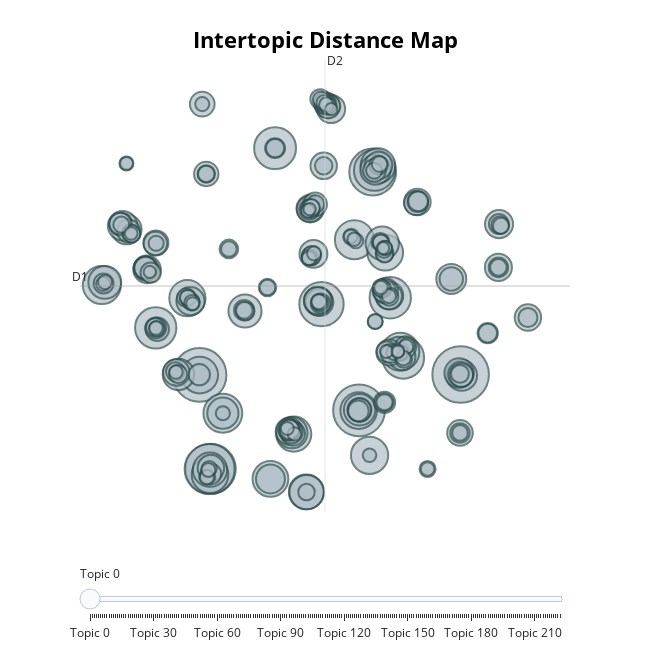

The notebook cell saved with this chart:
### Code cell
bertopic_name = f'{model_path}/bertopic_model.pt'

if not os.path.exists(bertopic_name):
    text_train = train_data['cleaned_text'].tolist()
    bertopic_model = train_bertopic(docs=text_train)
    bertopic_model.save(bertopic_name)

bertopic_model = BERTopic.load(bertopic_name)
bertopic_model.visualize_topics()

### Figure 1 — Plotly figure (JSON) as saved in the notebook; plotly's stock layout.template omitted (floating-point values rounded to 4 significant figures; data arrays with more than 128 entries replaced by an {"elided": "..."} marker saying what was removed)
{"data": [{"customdata": {"elided": "223x3 mixed values"}, "hovertemplate": "<b>Topic %{customdata[0]}</b><br>%{customdata[1]}<br>Size: %{customdata[2]}", "legendgroup": "", "marker": {"color": "#B0BEC5", "line": {"color": "DarkSlateGrey", "width": 2}, "size": {"elided": "223 int values"}, "sizemode": "area", "sizeref": 0.1313, "symbol": "circle"}, "mode": "markers", "name": "", "orientation": "v", "showlegend": false, "type": "scatter", "x": {"elided": "223 float values"}, "xaxis": "x", "y": {"elided": "223 float values"}, "yaxis": "y"}], "layout": {"annotations": [{"showarrow": false, "text": "D1", "x": -11.51, "y": 5.556, "yshift": 10}, {"showarrow": false, "text": "D2", "x": 5.331, "xshift": 10, "y": 22.57}], "height": 650, "hoverlabel": {"bgcolor": "white", "font": {"family": "Rockwell", "size": 16}}, "legend": {"itemsizing": "constant", "tracegroupgap": 0}, "margin": {"t": 60}, "shapes": [{"line": {"color": "#CFD8DC", "width": 2}, "type": "line", "x0": 5.331, "x1": 5.331, "y0": -11.46, "y1": 22.57}, {"line": {"color": "#9E9E9E", "width": 2}, "type": "line", "x0": -11.51, "x1": 22.18, "y0": 5.556, "y1": 5.556}], "sliders": [{"active": 0, "pad": {"t": 50}, "steps": [{"args": [{"marker.color": {"elided": "1x223 str values"}}], "label": "Topic 0", "method": "update"}, {"args": [{"marker.color": {"elided": "1x223 str values"}}], "label": "Topic 1", "method": "update"}, {"args": [{"marker.color": {"elided": "1x223 str values"}}], "label": "Topic 2", "method": "update"}, {"args": [{"marker.color": {"elided": "1x223 str values"}}], "label": "Topic 3", "method": "update"}, {"args": [{"marker.color": {"elided": "1x223 str values"}}], "label": "Topic 4", "method": "update"}, {"args": [{"marker.color": {"elided": "1x223 str values"}}], "label": "Topic 5", "method": "update"}, {"args": [{"marker.color": {"elided": "1x223 str values"}}], "label": "Topic 6", "method": "update"}, {"args": [{"marker.color": {"elided": "1x223 str values"}}], "label": "Topic 7", "method": "update"}, {"args": [{"marker.color": {"elided": "1x223 str values"}}], "label": "Topic 8", "method": "update"}, {"args": [{"marker.color": {"elided": "1x223 str values"}}], "label": "Topic 9", "method": "update"}, {"args": [{"marker.color": {"elided": "1x223 str values"}}], "label": "Topic 10", "method": "update"}, {"args": [{"marker.color": {"elided": "1x223 str values"}}], "label": "Topic 11", "method": "update"}, {"args": [{"marker.color": {"elided": "1x223 str values"}}], "label": "Topic 12", "method": "update"}, {"args": [{"marker.color": {"elided": "1x223 str values"}}], "label": "Topic 13", "method": "update"}, {"args": [{"marker.color": {"elided": "1x223 str values"}}], "label": "Topic 14", "method": "update"}, {"args": [{"marker.color": {"elided": "1x223 str values"}}], "label": "Topic 15", "method": "update"}, {"args": [{"marker.color": {"elided": "1x223 str values"}}], "label": "Topic 16", "method": "update"}, {"args": [{"marker.color": {"elided": "1x223 str values"}}], "label": "Topic 17", "method": "update"}, {"args": [{"marker.color": {"elided": "1x223 str values"}}], "label": "Topic 18", "method": "update"}, {"args": [{"marker.color": {"elided": "1x223 str values"}}], "label": "Topic 19", "method": "update"}, {"args": [{"marker.color": {"elided": "1x223 str values"}}], "label": "Topic 20", "method": "update"}, {"args": [{"marker.color": {"elided": "1x223 str values"}}], "label": "Topic 21", "method": "update"}, {"args": [{"marker.color": {"elided": "1x223 str values"}}], "label": "Topic 22", "method": "update"}, {"args": [{"marker.color": {"elided": "1x223 str values"}}], "label": "Topic 23", "method": "update"}, {"args": [{"marker.color": {"elided": "1x223 str values"}}], "label": "Topic 24", "method": "update"}, {"args": [{"marker.color": {"elided": "1x223 str values"}}], "label": "Topic 25", "method": "update"}, {"args": [{"marker.color": {"elided": "1x223 str values"}}], "label": "Topic 26", "method": "update"}, {"args": [{"marker.color": {"elided": "1x223 str values"}}], "label": "Topic 27", "method": "update"}, {"args": [{"marker.color": {"elided": "1x223 str values"}}], "label": "Topic 28", "method": "update"}, {"args": [{"marker.color": {"elided": "1x223 str values"}}], "label": "Topic 29", "method": "update"}, {"args": [{"marker.color": {"elided": "1x223 str values"}}], "label": "Topic 30", "method": "update"}, {"args": [{"marker.color": {"elided": "1x223 str values"}}], "label": "Topic 31", "method": "update"}, {"args": [{"marker.color": {"elided": "1x223 str values"}}], "label": "Topic 32", "method": "update"}, {"args": [{"marker.color": {"elided": "1x223 str values"}}], "label": "Topic 33", "method": "update"}, {"args": [{"marker.color": {"elided": "1x223 str values"}}], "label": "Topic 34", "method": "update"}, {"args": [{"marker.color": {"elided": "1x223 str values"}}], "label": "Topic 35", "method": "update"}, {"args": [{"marker.color": {"elided": "1x223 str values"}}], "label": "Topic 36", "method": "update"}, {"args": [{"marker.color": {"elided": "1x223 str values"}}], "label": "Topic 37", "method": "update"}, {"args": [{"marker.color": {"elided": "1x223 str values"}}], "label": "Topic 38", "method": "update"}, {"args": [{"marker.color": {"elided": "1x223 str values"}}], "label": "Topic 39", "method": "update"}, {"args": [{"marker.color": {"elided": "1x223 str values"}}], "label": "Topic 40", "method": "update"}, {"args": [{"marker.color": {"elided": "1x223 str values"}}], "label": "Topic 41", "method": "update"}, {"args": [{"marker.color": {"elided": "1x223 str values"}}], "label": "Topic 42", "method": "update"}, {"args": [{"marker.color": {"elided": "1x223 str values"}}], "label": "Topic 43", "method": "update"}, {"args": [{"marker.color": {"elided": "1x223 str values"}}], "label": "Topic 44", "method": "update"}, {"args": [{"marker.color": {"elided": "1x223 str values"}}], "label": "Topic 45", "method": "update"}, {"args": [{"marker.color": {"elided": "1x223 str values"}}], "label": "Topic 46", "method": "update"}, {"args": [{"marker.color": {"elided": "1x223 str values"}}], "label": "Topic 47", "method": "update"}, {"args": [{"marker.color": {"elided": "1x223 str values"}}], "label": "Topic 48", "method": "update"}, {"args": [{"marker.color": {"elided": "1x223 str values"}}], "label": "Topic 49", "method": "update"}, {"args": [{"marker.color": {"elided": "1x223 str values"}}], "label": "Topic 50", "method": "update"}, {"args": [{"marker.color": {"elided": "1x223 str values"}}], "label": "Topic 51", "method": "update"}, {"args": [{"marker.color": {"elided": "1x223 str values"}}], "label": "Topic 52", "method": "update"}, {"args": [{"marker.color": {"elided": "1x223 str values"}}], "label": "Topic 53", "method": "update"}, {"args": [{"marker.color": {"elided": "1x223 str values"}}], "label": "Topic 54", "method": "update"}, {"args": [{"marker.color": {"elided": "1x223 str values"}}], "label": "Topic 55", "method": "update"}, {"args": [{"marker.color": {"elided": "1x223 str values"}}], "label": "Topic 56", "method": "update"}, {"args": [{"marker.color": {"elided": "1x223 str values"}}], "label": "Topic 57", "method": "update"}, {"args": [{"marker.color": {"elided": "1x223 str values"}}], "label": "Topic 58", "method": "update"}, {"args": [{"marker.color": {"elided": "1x223 str values"}}], "label": "Topic 59", "method": "update"}, {"args": [{"marker.color": {"elided": "1x223 str values"}}], "label": "Topic 60", "method": "update"}, {"args": [{"marker.color": {"elided": "1x223 str values"}}], "label": "Topic 61", "method": "update"}, {"args": [{"marker.color": {"elided": "1x223 str values"}}], "label": "Topic 62", "method": "update"}, {"args": [{"marker.color": {"elided": "1x223 str values"}}], "label": "Topic 63", "method": "update"}, {"args": [{"marker.color": {"elided": "1x223 str values"}}], "label": "Topic 64", "method": "update"}, {"args": [{"marker.color": {"elided": "1x223 str values"}}], "label": "Topic 65", "method": "update"}, {"args": [{"marker.color": {"elided": "1x223 str values"}}], "label": "Topic 66", "method": "update"}, {"args": [{"marker.color": {"elided": "1x223 str values"}}], "label": "Topic 67", "method": "update"}, {"args": [{"marker.color": {"elided": "1x223 str values"}}], "label": "Topic 68", "method": "update"}, {"args": [{"marker.color": {"elided": "1x223 str values"}}], "label": "Topic 69", "method": "update"}, {"args": [{"marker.color": {"elided": "1x223 str values"}}], "label": "Topic 70", "method": "update"}, {"args": [{"marker.color": {"elided": "1x223 str values"}}], "label": "Topic 71", "method": "update"}, {"args": [{"marker.color": {"elided": "1x223 str values"}}], "label": "Topic 72", "method": "update"}, {"args": [{"marker.color": {"elided": "1x223 str values"}}], "label": "Topic 73", "method": "update"}, {"args": [{"marker.color": {"elided": "1x223 str values"}}], "label": "Topic 74", "method": "update"}, {"args": [{"marker.color": {"elided": "1x223 str values"}}], "label": "Topic 75", "method": "update"}, {"args": [{"marker.color": {"elided": "1x223 str values"}}], "label": "Topic 76", "method": "update"}, {"args": [{"marker.color": {"elided": "1x223 str values"}}], "label": "Topic 77", "method": "update"}, {"args": [{"marker.color": {"elided": "1x223 str values"}}], "label": "Topic 78", "method": "update"}, {"args": [{"marker.color": {"elided": "1x223 str values"}}], "label": "Topic 79", "method": "update"}, {"args": [{"marker.color": {"elided": "1x223 str values"}}], "label": "Topic 80", "method": "update"}, {"args": [{"marker.color": {"elided": "1x223 str values"}}], "label": "Topic 81", "method": "update"}, {"args": [{"marker.color": {"elided": "1x223 str values"}}], "label": "Topic 82", "method": "update"}, {"args": [{"marker.color": {"elided": "1x223 str values"}}], "label": "Topic 83", "method": "update"}, {"args": [{"marker.color": {"elided": "1x223 str values"}}], "label": "Topic 84", "method": "update"}, {"args": [{"marker.color": {"elided": "1x223 str values"}}], "label": "Topic 85", "method": "update"}, {"args": [{"marker.color": {"elided": "1x223 str values"}}], "label": "Topic 86", "method": "update"}, {"args": [{"marker.color": {"elided": "1x223 str values"}}], "label": "Topic 87", "method": "update"}, {"args": [{"marker.color": {"elided": "1x223 str values"}}], "label": "Topic 88", "method": "update"}, {"args": [{"marker.color": {"elided": "1x223 str values"}}], "label": "Topic 89", "method": "update"}, {"args": [{"marker.color": {"elided": "1x223 str values"}}], "label": "Topic 90", "method": "update"}, {"args": [{"marker.color": {"elided": "1x223 str values"}}], "label": "Topic 91", "method": "update"}, {"args": [{"marker.color": {"elided": "1x223 str values"}}], "label": "Topic 92", "method": "update"}, {"args": [{"marker.color": {"elided": "1x223 str values"}}], "label": "Topic 93", "method": "update"}, {"args": [{"marker.color": {"elided": "1x223 str values"}}], "label": "Topic 94", "method": "update"}, {"args": [{"marker.color": {"elided": "1x223 str values"}}], "label": "Topic 95", "method": "update"}, {"args": [{"marker.color": {"elided": "1x223 str values"}}], "label": "Topic 96", "method": "update"}, {"args": [{"marker.color": {"elided": "1x223 str values"}}], "label": "Topic 97", "method": "update"}, {"args": [{"marker.color": {"elided": "1x223 str values"}}], "label": "Topic 98", "method": "update"}, {"args": [{"marker.color": {"elided": "1x223 str values"}}], "label": "Topic 99", "method": "update"}, {"args": [{"marker.color": {"elided": "1x223 str values"}}], "label": "Topic 100", "method": "update"}, {"args": [{"marker.color": {"elided": "1x223 str values"}}], "label": "Topic 101", "method": "update"}, {"args": [{"marker.color": {"elided": "1x223 str values"}}], "label": "Topic 102", "method": "update"}, {"args": [{"marker.color": {"elided": "1x223 str values"}}], "label": "Topic 103", "method": "update"}, {"args": [{"marker.color": {"elided": "1x223 str values"}}], "label": "Topic 104", "method": "update"}, {"args": [{"marker.color": {"elided": "1x223 str values"}}], "label": "Topic 105", "method": "update"}, {"args": [{"marker.color": {"elided": "1x223 str values"}}], "label": "Topic 106", "method": "update"}, {"args": [{"marker.color": {"elided": "1x223 str values"}}], "label": "Topic 107", "method": "update"}, {"args": [{"marker.color": {"elided": "1x223 str values"}}], "label": "Topic 108", "method": "update"}, {"args": [{"marker.color": {"elided": "1x223 str values"}}], "label": "Topic 109", "method": "update"}, {"args": [{"marker.color": {"elided": "1x223 str values"}}], "label": "Topic 110", "method": "update"}, {"args": [{"marker.color": {"elided": "1x223 str values"}}], "label": "Topic 111", "method": "update"}, {"args": [{"marker.color": {"elided": "1x223 str values"}}], "label": "Topic 112", "method": "update"}, {"args": [{"marker.color": {"elided": "1x223 str values"}}], "label": "Topic 113", "method": "update"}, {"args": [{"marker.color": {"elided": "1x223 str values"}}], "label": "Topic 114", "method": "update"}, {"args": [{"marker.color": {"elided": "1x223 str values"}}], "label": "Topic 115", "method": "update"}, {"args": [{"marker.color": {"elided": "1x223 str values"}}], "label": "Topic 116", "method": "update"}, {"args": [{"marker.color": {"elided": "1x223 str values"}}], "label": "Topic 117", "method": "update"}, {"args": [{"marker.color": {"elided": "1x223 str values"}}], "label": "Topic 118", "method": "update"}, {"args": [{"marker.color": {"elided": "1x223 str values"}}], "label": "Topic 119", "method": "update"}, {"args": [{"marker.color": {"elided": "1x223 str values"}}], "label": "Topic 120", "method": "update"}, {"args": [{"marker.color": {"elided": "1x223 str values"}}], "label": "Topic 121", "method": "update"}, {"args": [{"marker.color": {"elided": "1x223 str values"}}], "label": "Topic 122", "method": "update"}, {"args": [{"marker.color": {"elided": "1x223 str values"}}], "label": "Topic 123", "method": "update"}, {"args": [{"marker.color": {"elided": "1x223 str values"}}], "label": "Topic 124", "method": "update"}, {"args": [{"marker.color": {"elided": "1x223 str values"}}], "label": "Topic 125", "method": "update"}, {"args": [{"marker.color": {"elided": "1x223 str values"}}], "label": "Topic 126", "method": "update"}, {"args": [{"marker.color": {"elided": "1x223 str values"}}], "label": "Topic 127", "method": "update"}, {"args": [{"marker.color": {"elided": "1x223 str values"}}], "label": "Topic 128", "method": "update"}, {"args": [{"marker.color": {"elided": "1x223 str values"}}], "label": "Topic 129", "method": "update"}, {"args": [{"marker.color": {"elided": "1x223 str values"}}], "label": "Topic 130", "method": "update"}, {"args": [{"marker.color": {"elided": "1x223 str values"}}], "label": "Topic 131", "method": "update"}, {"args": [{"marker.color": {"elided": "1x223 str values"}}], "label": "Topic 132", "method": "update"}, {"args": [{"marker.color": {"elided": "1x223 str values"}}], "label": "Topic 133", "method": "update"}, {"args": [{"marker.color": {"elided": "1x223 str values"}}], "label": "Topic 134", "method": "update"}, {"args": [{"marker.color": {"elided": "1x223 str values"}}], "label": "Topic 135", "method": "update"}, {"args": [{"marker.color": {"elided": "1x223 str values"}}], "label": "Topic 136", "method": "update"}, {"args": [{"marker.color": {"elided": "1x223 str values"}}], "label": "Topic 137", "method": "update"}, {"args": [{"marker.color": {"elided": "1x223 str values"}}], "label": "Topic 138", "method": "update"}, {"args": [{"marker.color": {"elided": "1x223 str values"}}], "label": "Topic 139", "method": "update"}, {"args": [{"marker.color": {"elided": "1x223 str values"}}], "label": "Topic 140", "method": "update"}, {"args": [{"marker.color": {"elided": "1x223 str values"}}], "label": "Topic 141", "method": "update"}, {"args": [{"marker.color": {"elided": "1x223 str values"}}], "label": "Topic 142", "method": "update"}, {"args": [{"marker.color": {"elided": "1x223 str values"}}], "label": "Topic 143", "method": "update"}, {"args": [{"marker.color": {"elided": "1x223 str values"}}], "label": "Topic 144", "method": "update"}, {"args": [{"marker.color": {"elided": "1x223 str values"}}], "label": "Topic 145", "method": "update"}, {"args": [{"marker.color": {"elided": "1x223 str values"}}], "label": "Topic 146", "method": "update"}, {"args": [{"marker.color": {"elided": "1x223 str values"}}], "label": "Topic 147", "method": "update"}, {"args": [{"marker.color": {"elided": "1x223 str values"}}], "label": "Topic 148", "method": "update"}, {"args": [{"marker.color": {"elided": "1x223 str values"}}], "label": "Topic 149", "method": "update"}, {"args": [{"marker.color": {"elided": "1x223 str values"}}], "label": "Topic 150", "method": "update"}, {"args": [{"marker.color": {"elided": "1x223 str values"}}], "label": "Topic 151", "method": "update"}, {"args": [{"marker.color": {"elided": "1x223 str values"}}], "label": "Topic 152", "method": "update"}, {"args": [{"marker.color": {"elided": "1x223 str values"}}], "label": "Topic 153", "method": "update"}, {"args": [{"marker.color": {"elided": "1x223 str values"}}], "label": "Topic 154", "method": "update"}, {"args": [{"marker.color": {"elided": "1x223 str values"}}], "label": "Topic 155", "method": "update"}, {"args": [{"marker.color": {"elided": "1x223 str values"}}], "label": "Topic 156", "method": "update"}, {"args": [{"marker.color": {"elided": "1x223 str values"}}], "label": "Topic 157", "method": "update"}, {"args": [{"marker.color": {"elided": "1x223 str values"}}], "label": "Topic 158", "method": "update"}, {"args": [{"marker.color": {"elided": "1x223 str values"}}], "label": "Topic 159", "method": "update"}, {"args": [{"marker.color": {"elided": "1x223 str values"}}], "label": "Topic 160", "method": "update"}, {"args": [{"marker.color": {"elided": "1x223 str values"}}], "label": "Topic 161", "method": "update"}, {"args": [{"marker.color": {"elided": "1x223 str values"}}], "label": "Topic 162", "method": "update"}, {"args": [{"marker.color": {"elided": "1x223 str values"}}], "label": "Topic 163", "method": "update"}, {"args": [{"marker.color": {"elided": "1x223 str values"}}], "label": "Topic 164", "method": "update"}, {"args": [{"marker.color": {"elided": "1x223 str values"}}], "label": "Topic 165", "method": "update"}, {"args": [{"marker.color": {"elided": "1x223 str values"}}], "label": "Topic 166", "method": "update"}, {"args": [{"marker.color": {"elided": "1x223 str values"}}], "label": "Topic 167", "method": "update"}, {"args": [{"marker.color": {"elided": "1x223 str values"}}], "label": "Topic 168", "method": "update"}, {"args": [{"marker.color": {"elided": "1x223 str values"}}], "label": "Topic 169", "method": "update"}, {"args": [{"marker.color": {"elided": "1x223 str values"}}], "label": "Topic 170", "method": "update"}, {"args": [{"marker.color": {"elided": "1x223 str values"}}], "label": "Topic 171", "method": "update"}, {"args": [{"marker.color": {"elided": "1x223 str values"}}], "label": "Topic 172", "method": "update"}, {"args": [{"marker.color": {"elided": "1x223 str values"}}], "label": "Topic 173", "method": "update"}, {"args": [{"marker.color": {"elided": "1x223 str values"}}], "label": "Topic 174", "method": "update"}, {"args": [{"marker.color": {"elided": "1x223 str values"}}], "label": "Topic 175", "method": "update"}, {"args": [{"marker.color": {"elided": "1x223 str values"}}], "label": "Topic 176", "method": "update"}, {"args": [{"marker.color": {"elided": "1x223 str values"}}], "label": "Topic 177", "method": "update"}, {"args": [{"marker.color": {"elided": "1x223 str values"}}], "label": "Topic 178", "method": "update"}, {"args": [{"marker.color": {"elided": "1x223 str values"}}], "label": "Topic 179", "method": "update"}, {"args": [{"marker.color": {"elided": "1x223 str values"}}], "label": "Topic 180", "method": "update"}, {"args": [{"marker.color": {"elided": "1x223 str values"}}], "label": "Topic 181", "method": "update"}, {"args": [{"marker.color": {"elided": "1x223 str values"}}], "label": "Topic 182", "method": "update"}, {"args": [{"marker.color": {"elided": "1x223 str values"}}], "label": "Topic 183", "method": "update"}, {"args": [{"marker.color": {"elided": "1x223 str values"}}], "label": "Topic 184", "method": "update"}, {"args": [{"marker.color": {"elided": "1x223 str values"}}], "label": "Topic 185", "method": "update"}, {"args": [{"marker.color": {"elided": "1x223 str values"}}], "label": "Topic 186", "method": "update"}, {"args": [{"marker.color": {"elided": "1x223 str values"}}], "label": "Topic 187", "method": "update"}, {"args": [{"marker.color": {"elided": "1x223 str values"}}], "label": "Topic 188", "method": "update"}, {"args": [{"marker.color": {"elided": "1x223 str values"}}], "label": "Topic 189", "method": "update"}, {"args": [{"marker.color": {"elided": "1x223 str values"}}], "label": "Topic 190", "method": "update"}, {"args": [{"marker.color": {"elided": "1x223 str values"}}], "label": "Topic 191", "method": "update"}, {"args": [{"marker.color": {"elided": "1x223 str values"}}], "label": "Topic 192", "method": "update"}, {"args": [{"marker.color": {"elided": "1x223 str values"}}], "label": "Topic 193", "method": "update"}, {"args": [{"marker.color": {"elided": "1x223 str values"}}], "label": "Topic 194", "method": "update"}, {"args": [{"marker.color": {"elided": "1x223 str values"}}], "label": "Topic 195", "method": "update"}, {"args": [{"marker.color": {"elided": "1x223 str values"}}], "label": "Topic 196", "method": "update"}, {"args": [{"marker.color": {"elided": "1x223 str values"}}], "label": "Topic 197", "method": "update"}, {"args": [{"marker.color": {"elided": "1x223 str values"}}], "label": "Topic 198", "method": "update"}, {"args": [{"marker.color": {"elided": "1x223 str values"}}], "label": "Topic 199", "method": "update"}, {"args": [{"marker.color": {"elided": "1x223 str values"}}], "label": "Topic 200", "method": "update"}, {"args": [{"marker.color": {"elided": "1x223 str values"}}], "label": "Topic 201", "method": "update"}, {"args": [{"marker.color": {"elided": "1x223 str values"}}], "label": "Topic 202", "method": "update"}, {"args": [{"marker.color": {"elided": "1x223 str values"}}], "label": "Topic 203", "method": "update"}, {"args": [{"marker.color": {"elided": "1x223 str values"}}], "label": "Topic 204", "method": "update"}, {"args": [{"marker.color": {"elided": "1x223 str values"}}], "label": "Topic 205", "method": "update"}, {"args": [{"marker.color": {"elided": "1x223 str values"}}], "label": "Topic 206", "method": "update"}, {"args": [{"marker.color": {"elided": "1x223 str values"}}], "label": "Topic 207", "method": "update"}, {"args": [{"marker.color": {"elided": "1x223 str values"}}], "label": "Topic 208", "method": "update"}, {"args": [{"marker.color": {"elided": "1x223 str values"}}], "label": "Topic 209", "method": "update"}, {"args": [{"marker.color": {"elided": "1x223 str values"}}], "label": "Topic 210", "method": "update"}, {"args": [{"marker.color": {"elided": "1x223 str values"}}], "label": "Topic 211", "method": "update"}, {"args": [{"marker.color": {"elided": "1x223 str values"}}], "label": "Topic 212", "method": "update"}, {"args": [{"marker.color": {"elided": "1x223 str values"}}], "label": "Topic 213", "method": "update"}, {"args": [{"marker.color": {"elided": "1x223 str values"}}], "label": "Topic 214", "method": "update"}, {"args": [{"marker.color": {"elided": "1x223 str values"}}], "label": "Topic 215", "method": "update"}, {"args": [{"marker.color": {"elided": "1x223 str values"}}], "label": "Topic 216", "method": "update"}, {"args": [{"marker.color": {"elided": "1x223 str values"}}], "label": "Topic 217", "method": "update"}, {"args": [{"marker.color": {"elided": "1x223 str values"}}], "label": "Topic 218", "method": "update"}, {"args": [{"marker.color": {"elided": "1x223 str values"}}], "label": "Topic 219", "method": "update"}, {"args": [{"marker.color": {"elided": "1x223 str values"}}], "label": "Topic 220", "method": "update"}, {"args": [{"marker.color": {"elided": "1x223 str values"}}], "label": "Topic 221", "method": "update"}, {"args": [{"marker.color": {"elided": "1x223 str values"}}], "label": "Topic 222", "method": "update"}]}], "title": {"font": {"color": "Black", "size": 22}, "text": "<b>Intertopic Distance Map</b>", "x": 0.5, "xanchor": "center", "y": 0.95, "yanchor": "top"}, "width": 650, "xaxis": {"anchor": "y", "domain": [0, 1], "range": [-11.51, 22.18], "title": {"text": ""}, "visible": false}, "yaxis": {"anchor": "x", "domain": [0, 1], "range": [-11.46, 22.57], "title": {"text": ""}, "visible": false}}}
